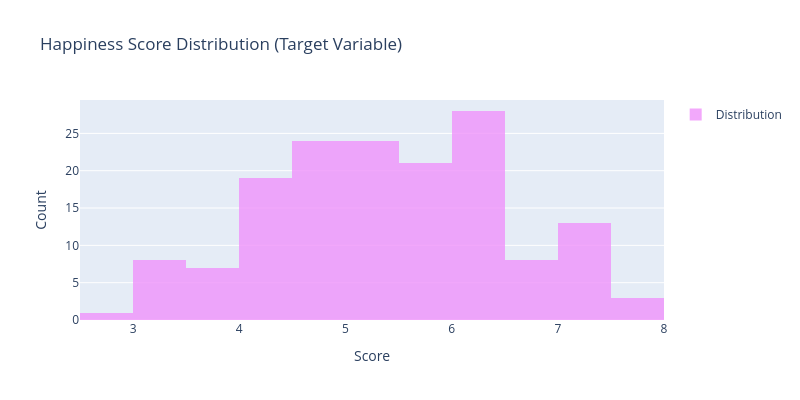

The cell this chart's notebook holds for it:
### Markdown cell above
## 5. Target Variable Distribution

### Code cell
# Target distribution (Happiness Score is continuous numerical)
target = 'Score'

fig = go.Figure()

fig.add_trace(go.Histogram(
    x=df[target],
    nbinsx=20,
    name='Distribution',
    marker_color='#f093fb',
    opacity=0.8
))

fig.update_layout(
    title='Happiness Score Distribution (Target Variable)',
    xaxis_title=target,
    yaxis_title='Count',
    showlegend=True,
    width=800,
    height=400
)

fig.show()

# Print statistics
print("Target Distribution Statistics:")
print(f"  Mean: {df[target].mean():.2f}")
print(f"  Median: {df[target].median():.2f}")
print(f"  Min/Max: [{df[target].min():.2f}, {df[target].max():.2f}]")

### Figure 1 — Plotly figure (JSON) as saved in the notebook; plotly's stock layout.template omitted (floating-point values rounded to 4 significant figures; data arrays with more than 128 entries replaced by an {"elided": "..."} marker saying what was removed)
{"data": [{"marker": {"color": "#f093fb"}, "name": "Distribution", "nbinsx": 20, "opacity": 0.8, "type": "histogram", "x": {"elided": "156 float values"}}], "layout": {"height": 400, "showlegend": true, "title": {"text": "Happiness Score Distribution (Target Variable)"}, "width": 800, "xaxis": {"title": {"text": "Score"}}, "yaxis": {"title": {"text": "Count"}}}}
